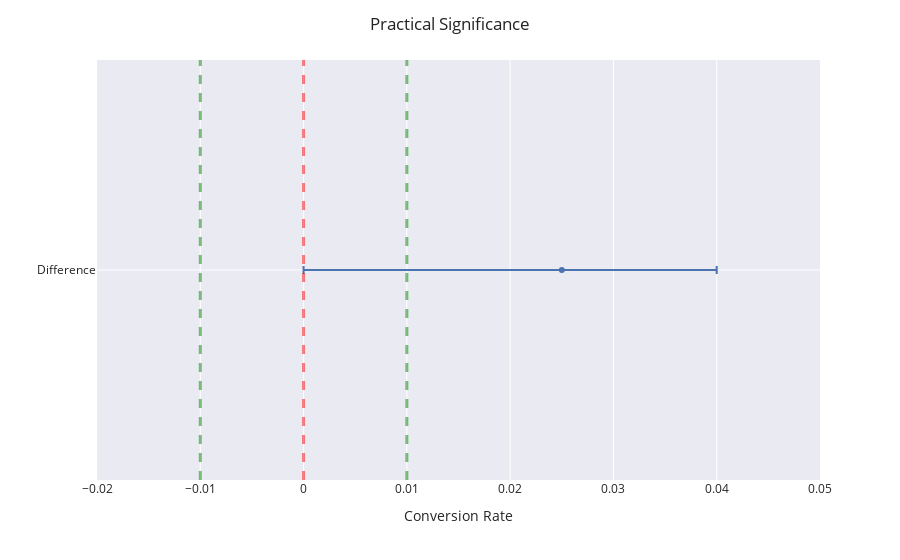

Notebook source saved alongside this figure:
### Markdown cell above
Based on our Experiment our Stastictical Result show that the Treatment (Ads) yield more conversion Rate. However the result is not practically significant since our confidence interval still under 1% (prior) conversion rate.

### Code cell
import plotly.graph_objects as go
fig = px.scatter(x=[0.025], y=['Difference'],
                 error_x=[0.015], error_x_minus=[0.025],template='seaborn')
fig.add_vline(x=0.01, line_width=3, line_dash="dash", line_color="green")
fig.add_vline(x=-0.01, line_width=3, line_dash="dash", line_color="green")
fig.add_vline(x=0, line_width=3, line_dash="dash", line_color="red")
fig.update_layout(title='Practical Significance',xaxis=dict(
            range=[-0.02, 0.05],title='Conversion Rate'
        ),yaxis=dict(title=''))

### Figure 1 — Plotly figure (JSON) as saved in the notebook; plotly's stock layout.template omitted (floating-point values rounded to 4 significant figures)
{"data": [{"error_x": {"array": [0.015], "arrayminus": [0.025]}, "hovertemplate": "x=%{x}<br>y=%{y}<extra></extra>", "legendgroup": "", "marker": {"color": "rgb(76,114,176)", "symbol": "circle"}, "mode": "markers", "name": "", "orientation": "h", "showlegend": false, "type": "scatter", "x": [0.025], "xaxis": "x", "y": ["Difference"], "yaxis": "y"}], "layout": {"legend": {"tracegroupgap": 0}, "margin": {"t": 60}, "shapes": [{"line": {"color": "green", "dash": "dash", "width": 3}, "type": "line", "x0": 0.01, "x1": 0.01, "xref": "x", "y0": 0, "y1": 1, "yref": "y domain"}, {"line": {"color": "green", "dash": "dash", "width": 3}, "type": "line", "x0": -0.01, "x1": -0.01, "xref": "x", "y0": 0, "y1": 1, "yref": "y domain"}, {"line": {"color": "red", "dash": "dash", "width": 3}, "type": "line", "x0": 0, "x1": 0, "xref": "x", "y0": 0, "y1": 1, "yref": "y domain"}], "title": {"text": "Practical Significance"}, "xaxis": {"anchor": "y", "domain": [0, 1], "range": [-0.02, 0.05], "title": {"text": "Conversion Rate"}}, "yaxis": {"anchor": "x", "domain": [0, 1], "title": {"text": ""}}}}
